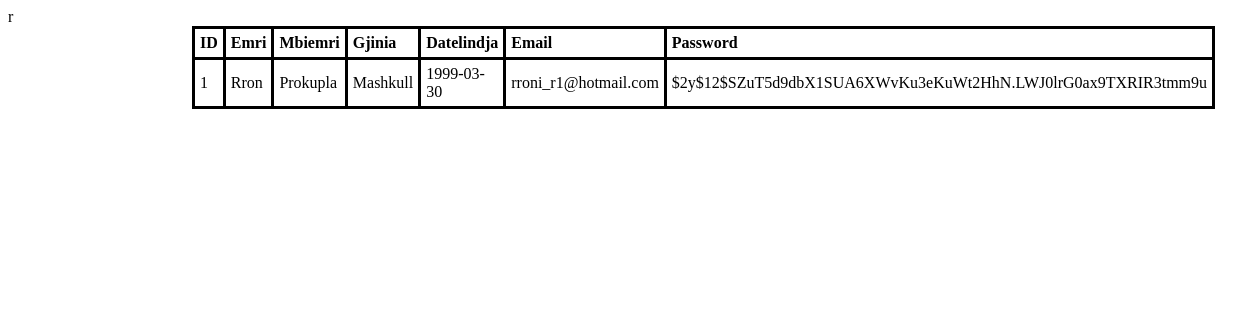
Before: /getuser.php with the older database file.
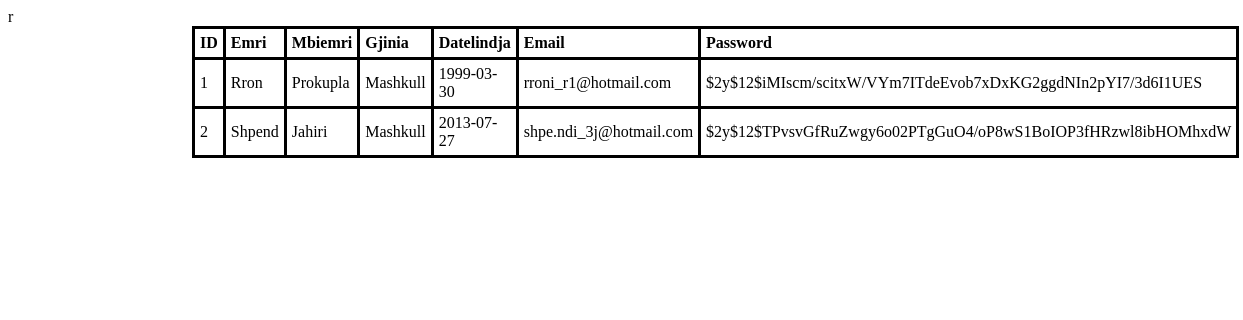
After: the same page with the newer database file.
### tables this page shows
CREATE TABLE `signuptable` (
  `ID` int(11) NOT NULL,
  `Emri` varchar(30) NOT NULL,
  `Mbiemri` varchar(30) NOT NULL,
  `Gjinia` varchar(10) NOT NULL,
  `Datelindja` date NOT NULL,
  `Email` varchar(100) NOT NULL,
  `Password` varchar(60) NOT NULL,
  `token` varchar(100) NOT NULL,
  `tokenExpire` datetime NOT NULL,
  `privilege` varchar(30) NOT NULL
);

### getuser.php (the view, shortened to what this page needs)
<!DOCTYPE html>
<html>
<head>
</head>
<body>
<?php
$connect = mysqli_connect('localhost','root','root','piproject');
mysqli_select_db($connect,"ajax_demo");
$query="SELECT * FROM signuptable";
$res = mysqli_query($connect,$query);
echo "<table>
<tr>
<th>ID</th>
<th>Emri</th>
<th>Mbiemri</th>
<th>Gjinia</th>
<th>Datelindja</th>
<th>Email</th>
<th>Password</th>
</tr>";
while($index = mysqli_fetch_array($res)) {
    echo "<tr>";
    echo "<td>" . $index['ID'] . "</td>";
    echo "<td>" . $index['Emri'] . "</td>";
    echo "<td>" . $index['Mbiemri'] . "</td>";
    echo "<td>" . $index['Gjinia'] . "</td>";
    echo "<td>" . $index['Datelindja'] . "</td>";
    echo "<td>" . $index['Email'] . "</td>";
    echo "<td>" . $index['Password'] . "</td>";
    echo "</tr>";
}
echo "</table>";
?>
</body>
</html>

### getuser.php (style rules this page uses)
table { margin-left: 15%; width: 70%; border-collapse: collapse; }
table, td, th { border: 3px solid black; padding: 5px; }
th { text-align: left; }

Changed rows visible on the page:
changed signuptable "Rron": Password "$2y$12$SZuT5d9dbX1SUA6XWvKu3eKuWt2HhN.LWJ0lrG0ax9TXRIR3tmm9u" → "$2y$12$iMIscm/scitxW/VYm7ITdeEvob7xDxKG2ggdNIn2pYI7/3d6I1UES"
added signuptable: ID "2", Emri "Shpend", Mbiemri "Jahiri", Gjinia "Mashkull", Datelindja "2013-07-27", Email "shpe.ndi_3j@hotmail.com", Password "$2y$12$TPvsvGfRuZwgy6o02PTgGuO4/oP8wS1BoIOP3fHRzwl8ibHOMhxdW"
